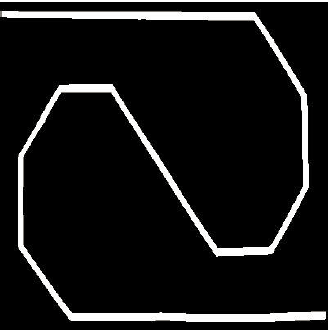
//> input picture thin/binary.PNG, 328 x 330 px
$ ./thin   (built with g++ and OpenCV 4)
//> lines starting //> are read from the running program, lines starting //| are printed output that depends on the picture; after the words box and inside, x2 and y2 are one past the last pixel; in counts of white or black regions, pixels touching at a corner belong together
#include <opencv2/opencv.hpp>
#include <opencv2/core/core.hpp>
#include <iostream>
#include <vector>


/**
* @brief 对输入图像进行细化
* @param src为输入图像,用cvThreshold函数处理过的8位灰度图像格式，元素中只有0与1,1代表有元素，0代表为空白
* @param maxIterations限制迭代次数，如果不进行限制，默认为-1，代表不限制迭代次数，直到获得最终结果
* @return 为对src细化后的输出图像,格式与src格式相同，元素中只有0与1,1代表有元素，0代表为空白
*/
cv::Mat thinImage(const cv::Mat & src, const int maxIterations = -1)
{
	assert(src.type() == CV_8UC1);
	cv::Mat dst;
	int width = src.cols;
	int height = src.rows;
	src.copyTo(dst);
	int count = 0;  //记录迭代次数
	while (true)
	{
		count++;
		if (maxIterations != -1 && count > maxIterations) //限制次数并且迭代次数到达
			break;
		std::vector<uchar *> mFlag; //用于标记需要删除的点
									//对点标记
		for (int i = 0; i < height;++i)
		{
			uchar * p = dst.ptr<uchar>(i);
			for (int j = 0; j < width; ++j)
			{
				//如果满足四个条件，进行标记
				//  p9 p2 p3
				//  p8 p1 p4
				//  p7 p6 p5
				uchar p1 = p[j];
				if (p1 != 1) continue;
				uchar p4 = (j == width - 1) ? 0 : *(p + j + 1);
				uchar p8 = (j == 0) ? 0 : *(p + j - 1);
				uchar p2 = (i == 0) ? 0 : *(p - dst.step + j);
				uchar p3 = (i == 0 || j == width - 1) ? 0 : *(p - dst.step + j + 1);
				uchar p9 = (i == 0 || j == 0) ? 0 : *(p - dst.step + j - 1);
				uchar p6 = (i == height - 1) ? 0 : *(p + dst.step + j);
				uchar p5 = (i == height - 1 || j == width - 1) ? 0 : *(p + dst.step + j + 1);
				uchar p7 = (i == height - 1 || j == 0) ? 0 : *(p + dst.step + j - 1);
				if ((p2 + p3 + p4 + p5 + p6 + p7 + p8 + p9) >= 2 && (p2 + p3 + p4 + p5 + p6 + p7 + p8 + p9) <= 6)
				{
					int ap = 0;
					if (p2 == 0 && p3 == 1) ++ap;
					if (p3 == 0 && p4 == 1) ++ap;
					if (p4 == 0 && p5 == 1) ++ap;
					if (p5 == 0 && p6 == 1) ++ap;
					if (p6 == 0 && p7 == 1) ++ap;
					if (p7 == 0 && p8 == 1) ++ap;
					if (p8 == 0 && p9 == 1) ++ap;
					if (p9 == 0 && p2 == 1) ++ap;

					if (ap == 1 && p2 * p4 * p6 == 0 && p4 * p6 * p8 == 0)
					{
						//标记
						mFlag.push_back(p + j);
					}
				}
			}
		}

		//将标记的点删除
		for (std::vector<uchar *>::iterator i = mFlag.begin(); i != mFlag.end(); ++i)
		{
			**i = 0;
		}

		//直到没有点满足，算法结束
		if (mFlag.empty())
		{
			break;
		}
		else
		{
			mFlag.clear();//将mFlag清空
		}

		//对点标记
		for (int i = 0; i < height; ++i)
		{
			uchar * p = dst.ptr<uchar>(i);
			for (int j = 0; j < width; ++j)
			{
				//如果满足四个条件，进行标记
				//  p9 p2 p3
				//  p8 p1 p4
				//  p7 p6 p5
				uchar p1 = p[j];
				if (p1 != 1) continue;
				uchar p4 = (j == width - 1) ? 0 : *(p + j + 1);
				uchar p8 = (j == 0) ? 0 : *(p + j - 1);
				uchar p2 = (i == 0) ? 0 : *(p - dst.step + j);
				uchar p3 = (i == 0 || j == width - 1) ? 0 : *(p - dst.step + j + 1);
				uchar p9 = (i == 0 || j == 0) ? 0 : *(p - dst.step + j - 1);
				uchar p6 = (i == height - 1) ? 0 : *(p + dst.step + j);
				uchar p5 = (i == height - 1 || j == width - 1) ? 0 : *(p + dst.step + j + 1);
				uchar p7 = (i == height - 1 || j == 0) ? 0 : *(p + dst.step + j - 1);

				if ((p2 + p3 + p4 + p5 + p6 + p7 + p8 + p9) >= 2 && (p2 + p3 + p4 + p5 + p6 + p7 + p8 + p9) <= 6)
				{
					int ap = 0;
					if (p2 == 0 && p3 == 1) ++ap;
					if (p3 == 0 && p4 == 1) ++ap;
					if (p4 == 0 && p5 == 1) ++ap;
					if (p5 == 0 && p6 == 1) ++ap;
					if (p6 == 0 && p7 == 1) ++ap;
					if (p7 == 0 && p8 == 1) ++ap;
					if (p8 == 0 && p9 == 1) ++ap;
					if (p9 == 0 && p2 == 1) ++ap;

					if (ap == 1 && p2 * p4 * p8 == 0 && p2 * p6 * p8 == 0)
					{
						//标记
						mFlag.push_back(p + j);
					}
				}
			}
		}

		//将标记的点删除
		for (std::vector<uchar *>::iterator i = mFlag.begin(); i != mFlag.end(); ++i)
		{
			**i = 0;
		}

		//直到没有点满足，算法结束
		if (mFlag.empty())
		{
			break;
		}
		else
		{
			mFlag.clear();//将mFlag清空
		}
	}
	return dst;
}


int main(int argc, char*argv[])
{

	cv::Mat src = cv::imread("binary.png", cv::IMREAD_GRAYSCALE);
//> src: 330 rows x 328 cols, CV_8UC1; min 0, max 255, mean 22.5
	cv::Mat binary;
	if (src.empty())
	{
		std::cout << "读取文件失败！" << std::endl;
		return -1;
	}

	//将原图像转换为二值图像
	cv::threshold(src, binary, 128, 1, cv::THRESH_BINARY);
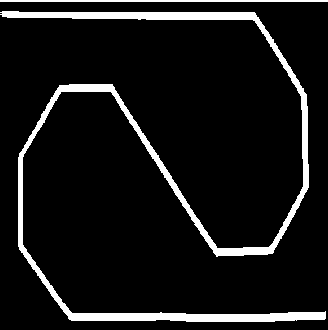
//> binary: 330 rows x 328 cols, CV_8UC1; values 0 (black) and 1 (white), 8.6% white; 2 white regions, box (x1, y1, x2, y2) and area: (0, 11, 326, 322) 8633, (0, 0, 328, 2) 656
	//图像细化
	cv::Mat dst = thinImage(binary);
//> after the loop in thinImage, `while (true)`: count = 5
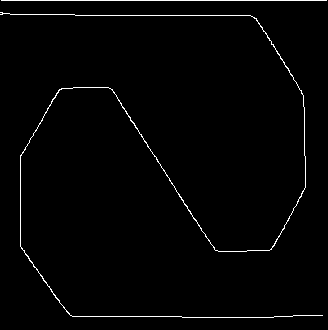
//> dst: 330 rows x 328 cols, CV_8UC1; values 0 (black) and 1 (white), 1.6% white in thin lines or dots
	//显示图像
	dst = dst * 255;
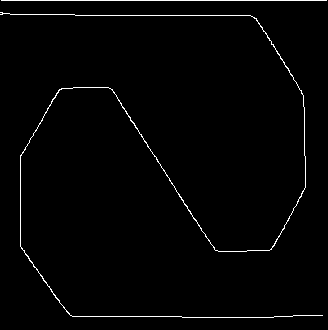
//> dst: 330 rows x 328 cols, CV_8UC1; 1.6% white in thin lines or dots
	cv::namedWindow("src1", CV_WINDOW_AUTOSIZE);
	cv::namedWindow("dst1", CV_WINDOW_AUTOSIZE);
	cv::imshow("src1", src);
	cv::imshow("dst1", dst);
	cv::waitKey(0);
}
